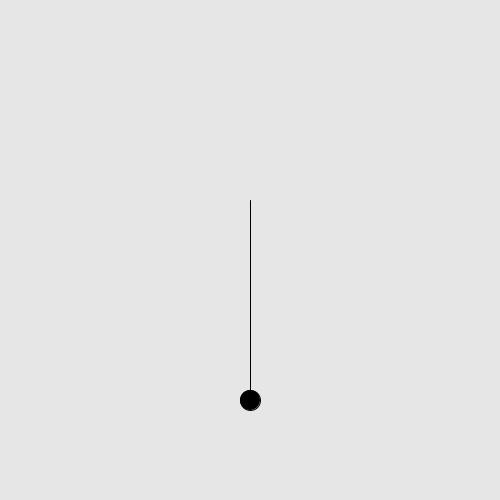
Frame 1 (no input)
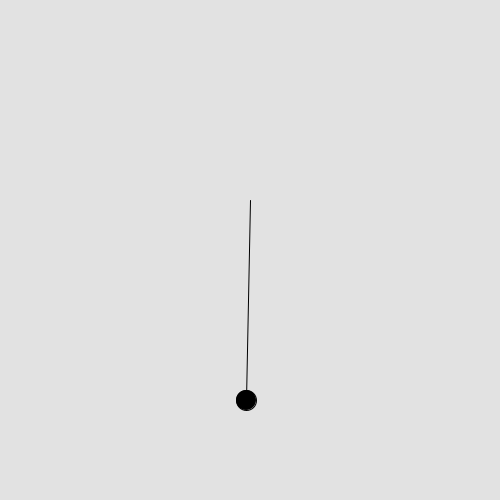
Frame 60 (the mouse pressed at the canvas centre just before this capture)
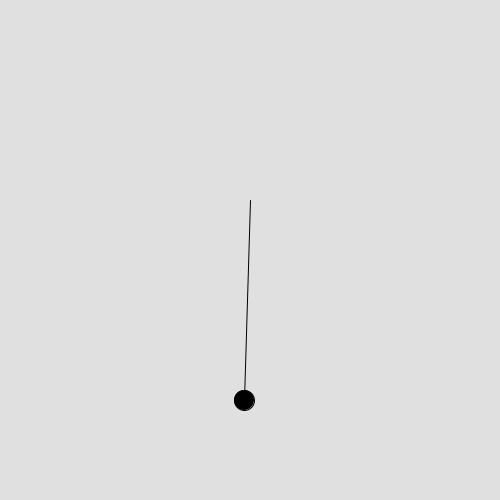
Frame 120 (the mouse held since frame 60 and released just before this capture)

The Processing sketch that drew these frames (run headless with seeded random() and noise(); from frame 60 on, the mouse is pressed at the canvas centre):

// Processing sketch: PenduloReloj
// ── PenduloReloj.pde
float x = 0;
float speed = 2; // Velocidad de movimiento
boolean a = true;
float fColor = 230; // Color de fondo inicial 

void setup() {
  size(500, 500);
  frameRate(25); // Establece la velocidad de fotogramas por segundo
}

void draw() {
  background(fColor);
 // background(250);
  line(250, 200, x + 250, 400); 
  fill(0,0,0);
  ellipse( x + 250, 400, 20, 20);

  if (a == true && x < 30) {
    x += speed;
    fColor += speed;
  } else{
    a = false;
  }
  
  if(a == false & x > -30){
    x -= speed;
    fColor -= speed;
  }else{
    a = true;
  }
}
